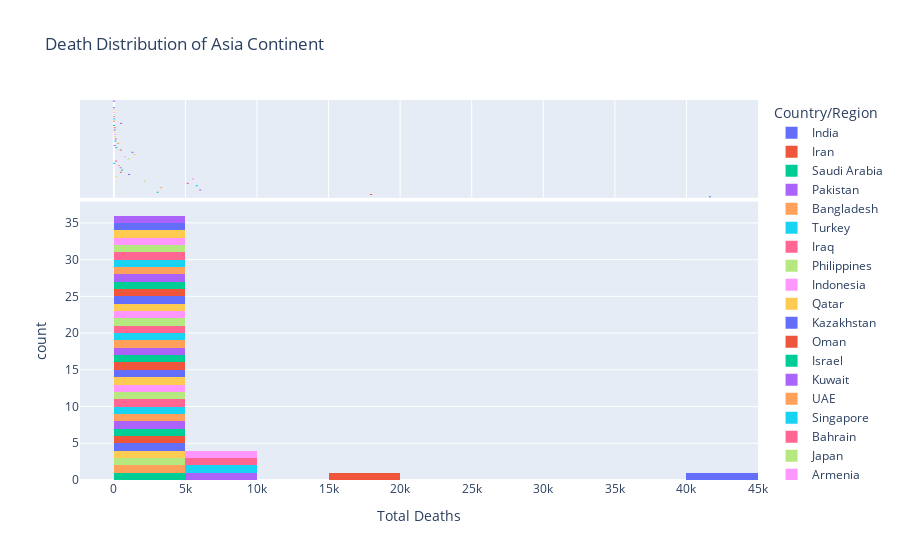

Notebook code cell kept with this figure:
### Markdown cell above
## Histogram for deaths across all the Asian Countries

### Code cell
# bins represent the number of bars to make
# Can define x label, color, title
# marginal creates another plot (violin, box, rug)

fig = px.histogram(worldometer_asia,x = 'TotalDeaths', nbins=20, 
                   labels={'value':'Total Deaths'},title='Death Distribution of Asia Continent', 
                   marginal='violin',
                   color='Country/Region')

fig.update_layout(
    xaxis_title_text='Total Deaths', showlegend=True
)

### Figure 1 — Plotly figure (JSON) as saved in the notebook; plotly's stock layout.template omitted (floating-point values rounded to 4 significant figures)
{"data": [{"alignmentgroup": "True", "bingroup": "x", "hovertemplate": "Country/Region=India<br>TotalDeaths=%{x}<br>count=%{y}<extra></extra>", "legendgroup": "India", "marker": {"color": "#636efa", "pattern": {"shape": ""}}, "name": "India", "nbinsx": 20, "offsetgroup": "India", "orientation": "v", "showlegend": true, "type": "histogram", "x": [41638], "xaxis": "x", "yaxis": "y"}, {"alignmentgroup": "True", "hovertemplate": "Country/Region=India<br>TotalDeaths=%{x}<extra></extra>", "legendgroup": "India", "marker": {"color": "#636efa"}, "name": "India", "offsetgroup": "India", "scalegroup": "x", "showlegend": false, "type": "violin", "x": [41638], "xaxis": "x2", "yaxis": "y2"}, {"alignmentgroup": "True", "bingroup": "x", "hovertemplate": "Country/Region=Iran<br>TotalDeaths=%{x}<br>count=%{y}<extra></extra>", "legendgroup": "Iran", "marker": {"color": "#EF553B", "pattern": {"shape": ""}}, "name": "Iran", "nbinsx": 20, "offsetgroup": "Iran", "orientation": "v", "showlegend": true, "type": "histogram", "x": [17976], "xaxis": "x", "yaxis": "y"}, {"alignmentgroup": "True", "hovertemplate": "Country/Region=Iran<br>TotalDeaths=%{x}<extra></extra>", "legendgroup": "Iran", "marker": {"color": "#EF553B"}, "name": "Iran", "offsetgroup": "Iran", "scalegroup": "x", "showlegend": false, "type": "violin", "x": [17976], "xaxis": "x2", "yaxis": "y2"}, {"alignmentgroup": "True", "bingroup": "x", "hovertemplate": "Country/Region=Saudi Arabia<br>TotalDeaths=%{x}<br>count=%{y}<extra></extra>", "legendgroup": "Saudi Arabia", "marker": {"color": "#00cc96", "pattern": {"shape": ""}}, "name": "Saudi Arabia", "nbinsx": 20, "offsetgroup": "Saudi Arabia", "orientation": "v", "showlegend": true, "type": "histogram", "x": [3055], "xaxis": "x", "yaxis": "y"}, {"alignmentgroup": "True", "hovertemplate": "Country/Region=Saudi Arabia<br>TotalDeaths=%{x}<extra></extra>", "legendgroup": "Saudi Arabia", "marker": {"color": "#00cc96"}, "name": "Saudi Arabia", "offsetgroup": "Saudi Arabia", "scalegroup": "x", "showlegend": false, "type": "violin", "x": [3055], "xaxis": "x2", "yaxis": "y2"}, {"alignmentgroup": "True", "bingroup": "x", "hovertemplate": "Country/Region=Pakistan<br>TotalDeaths=%{x}<br>count=%{y}<extra></extra>", "legendgroup": "Pakistan", "marker": {"color": "#ab63fa", "pattern": {"shape": ""}}, "name": "Pakistan", "nbinsx": 20, "offsetgroup": "Pakistan", "orientation": "v", "showlegend": true, "type": "histogram", "x": [6035], "xaxis": "x", "yaxis": "y"}, {"alignmentgroup": "True", "hovertemplate": "Country/Region=Pakistan<br>TotalDeaths=%{x}<extra></extra>", "legendgroup": "Pakistan", "marker": {"color": "#ab63fa"}, "name": "Pakistan", "offsetgroup": "Pakistan", "scalegroup": "x", "showlegend": false, "type": "violin", "x": [6035], "xaxis": "x2", "yaxis": "y2"}, {"alignmentgroup": "True", "bingroup": "x", "hovertemplate": "Country/Region=Bangladesh<br>TotalDeaths=%{x}<br>count=%{y}<extra></extra>", "legendgroup": "Bangladesh", "marker": {"color": "#FFA15A", "pattern": {"shape": ""}}, "name": "Bangladesh", "nbinsx": 20, "offsetgroup": "Bangladesh", "orientation": "v", "showlegend": true, "type": "histogram", "x": [3306], "xaxis": "x", "yaxis": "y"}, {"alignmentgroup": "True", "hovertemplate": "Country/Region=Bangladesh<br>TotalDeaths=%{x}<extra></extra>", "legendgroup": "Bangladesh", "marker": {"color": "#FFA15A"}, "name": "Bangladesh", "offsetgroup": "Bangladesh", "scalegroup": "x", "showlegend": false, "type": "violin", "x": [3306], "xaxis": "x2", "yaxis": "y2"}, {"alignmentgroup": "True", "bingroup": "x", "hovertemplate": "Country/Region=Turkey<br>TotalDeaths=%{x}<br>count=%{y}<extra></extra>", "legendgroup": "Turkey", "marker": {"color": "#19d3f3", "pattern": {"shape": ""}}, "name": "Turkey", "nbinsx": 20, "offsetgroup": "Turkey", "orientation": "v", "showlegend": true, "type": "histogram", "x": [5798], "xaxis": "x", "yaxis": "y"}, {"alignmentgroup": "True", "hovertemplate": "Country/Region=Turkey<br>TotalDeaths=%{x}<extra></extra>", "legendgroup": "Turkey", "marker": {"color": "#19d3f3"}, "name": "Turkey", "offsetgroup": "Turkey", "scalegroup": "x", "showlegend": false, "type": "violin", "x": [5798], "xaxis": "x2", "yaxis": "y2"}, {"alignmentgroup": "True", "bingroup": "x", "hovertemplate": "Country/Region=Iraq<br>TotalDeaths=%{x}<br>count=%{y}<extra></extra>", "legendgroup": "Iraq", "marker": {"color": "#FF6692", "pattern": {"shape": ""}}, "name": "Iraq", "nbinsx": 20, "offsetgroup": "Iraq", "orientation": "v", "showlegend": true, "type": "histogram", "x": [5161], "xaxis": "x", "yaxis": "y"}, {"alignmentgroup": "True", "hovertemplate": "Country/Region=Iraq<br>TotalDeaths=%{x}<extra></extra>", "legendgroup": "Iraq", "marker": {"color": "#FF6692"}, "name": "Iraq", "offsetgroup": "Iraq", "scalegroup": "x", "showlegend": false, "type": "violin", "x": [5161], "xaxis": "x2", "yaxis": "y2"}, {"alignmentgroup": "True", "bingroup": "x", "hovertemplate": "Country/Region=Philippines<br>TotalDeaths=%{x}<br>count=%{y}<extra></extra>", "legendgroup": "Philippines", "marker": {"color": "#B6E880", "pattern": {"shape": ""}}, "name": "Philippines", "nbinsx": 20, "offsetgroup": "Philippines", "orientation": "v", "showlegend": true, "type": "histogram", "x": [2150], "xaxis": "x", "yaxis": "y"}, {"alignmentgroup": "True", "hovertemplate": "Country/Region=Philippines<br>TotalDeaths=%{x}<extra></extra>", "legendgroup": "Philippines", "marker": {"color": "#B6E880"}, "name": "Philippines", "offsetgroup": "Philippines", "scalegroup": "x", "showlegend": false, "type": "violin", "x": [2150], "xaxis": "x2", "yaxis": "y2"}, {"alignmentgroup": "True", "bingroup": "x", "hovertemplate": "Country/Region=Indonesia<br>TotalDeaths=%{x}<br>count=%{y}<extra></extra>", "legendgroup": "Indonesia", "marker": {"color": "#FF97FF", "pattern": {"shape": ""}}, "name": "Indonesia", "nbinsx": 20, "offsetgroup": "Indonesia", "orientation": "v", "showlegend": true, "type": "histogram", "x": [5521], "xaxis": "x", "yaxis": "y"}, {"alignmentgroup": "True", "hovertemplate": "Country/Region=Indonesia<br>TotalDeaths=%{x}<extra></extra>", "legendgroup": "Indonesia", "marker": {"color": "#FF97FF"}, "name": "Indonesia", "offsetgroup": "Indonesia", "scalegroup": "x", "showlegend": false, "type": "violin", "x": [5521], "xaxis": "x2", "yaxis": "y2"}, {"alignmentgroup": "True", "bingroup": "x", "hovertemplate": "Country/Region=Qatar<br>TotalDeaths=%{x}<br>count=%{y}<extra></extra>", "legendgroup": "Qatar", "marker": {"color": "#FECB52", "pattern": {"shape": ""}}, "name": "Qatar", "nbinsx": 20, "offsetgroup": "Qatar", "orientation": "v", "showlegend": true, "type": "histogram", "x": [178], "xaxis": "x", "yaxis": "y"}, {"alignmentgroup": "True", "hovertemplate": "Country/Region=Qatar<br>TotalDeaths=%{x}<extra></extra>", "legendgroup": "Qatar", "marker": {"color": "#FECB52"}, "name": "Qatar", "offsetgroup": "Qatar", "scalegroup": "x", "showlegend": false, "type": "violin", "x": [178], "xaxis": "x2", "yaxis": "y2"}, {"alignmentgroup": "True", "bingroup": "x", "hovertemplate": "Country/Region=Kazakhstan<br>TotalDeaths=%{x}<br>count=%{y}<extra></extra>", "legendgroup": "Kazakhstan", "marker": {"color": "#636efa", "pattern": {"shape": ""}}, "name": "Kazakhstan", "nbinsx": 20, "offsetgroup": "Kazakhstan", "orientation": "v", "showlegend": true, "type": "histogram", "x": [1058], "xaxis": "x", "yaxis": "y"}, {"alignmentgroup": "True", "hovertemplate": "Country/Region=Kazakhstan<br>TotalDeaths=%{x}<extra></extra>", "legendgroup": "Kazakhstan", "marker": {"color": "#636efa"}, "name": "Kazakhstan", "offsetgroup": "Kazakhstan", "scalegroup": "x", "showlegend": false, "type": "violin", "x": [1058], "xaxis": "x2", "yaxis": "y2"}, {"alignmentgroup": "True", "bingroup": "x", "hovertemplate": "Country/Region=Oman<br>TotalDeaths=%{x}<br>count=%{y}<extra></extra>", "legendgroup": "Oman", "marker": {"color": "#EF553B", "pattern": {"shape": ""}}, "name": "Oman", "nbinsx": 20, "offsetgroup": "Oman", "orientation": "v", "showlegend": true, "type": "histogram", "x": [492], "xaxis": "x", "yaxis": "y"}, {"alignmentgroup": "True", "hovertemplate": "Country/Region=Oman<br>TotalDeaths=%{x}<extra></extra>", "legendgroup": "Oman", "marker": {"color": "#EF553B"}, "name": "Oman", "offsetgroup": "Oman", "scalegroup": "x", "showlegend": false, "type": "violin", "x": [492], "xaxis": "x2", "yaxis": "y2"}, {"alignmentgroup": "True", "bingroup": "x", "hovertemplate": "Country/Region=Israel<br>TotalDeaths=%{x}<br>count=%{y}<extra></extra>", "legendgroup": "Israel", "marker": {"color": "#00cc96", "pattern": {"shape": ""}}, "name": "Israel", "nbinsx": 20, "offsetgroup": "Israel", "orientation": "v", "showlegend": true, "type": "histogram", "x": [576], "xaxis": "x", "yaxis": "y"}, {"alignmentgroup": "True", "hovertemplate": "Country/Region=Israel<br>TotalDeaths=%{x}<extra></extra>", "legendgroup": "Israel", "marker": {"color": "#00cc96"}, "name": "Israel", "offsetgroup": "Israel", "scalegroup": "x", "showlegend": false, "type": "violin", "x": [576], "xaxis": "x2", "yaxis": "y2"}, {"alignmentgroup": "True", "bingroup": "x", "hovertemplate": "Country/Region=Kuwait<br>TotalDeaths=%{x}<br>count=%{y}<extra></extra>", "legendgroup": "Kuwait", "marker": {"color": "#ab63fa", "pattern": {"shape": ""}}, "name": "Kuwait", "nbinsx": 20, "offsetgroup": "Kuwait", "orientation": "v", "showlegend": true, "type": "histogram", "x": [469], "xaxis": "x", "yaxis": "y"}, {"alignmentgroup": "True", "hovertemplate": "Country/Region=Kuwait<br>TotalDeaths=%{x}<extra></extra>", "legendgroup": "Kuwait", "marker": {"color": "#ab63fa"}, "name": "Kuwait", "offsetgroup": "Kuwait", "scalegroup": "x", "showlegend": false, "type": "violin", "x": [469], "xaxis": "x2", "yaxis": "y2"}, {"alignmentgroup": "True", "bingroup": "x", "hovertemplate": "Country/Region=UAE<br>TotalDeaths=%{x}<br>count=%{y}<extra></extra>", "legendgroup": "UAE", "marker": {"color": "#FFA15A", "pattern": {"shape": ""}}, "name": "UAE", "nbinsx": 20, "offsetgroup": "UAE", "orientation": "v", "showlegend": true, "type": "histogram", "x": [354], "xaxis": "x", "yaxis": "y"}, {"alignmentgroup": "True", "hovertemplate": "Country/Region=UAE<br>TotalDeaths=%{x}<extra></extra>", "legendgroup": "UAE", "marker": {"color": "#FFA15A"}, "name": "UAE", "offsetgroup": "UAE", "scalegroup": "x", "showlegend": false, "type": "violin", "x": [354], "xaxis": "x2", "yaxis": "y2"}, {"alignmentgroup": "True", "bingroup": "x", "hovertemplate": "Country/Region=Singapore<br>TotalDeaths=%{x}<br>count=%{y}<extra></extra>", "legendgroup": "Singapore", "marker": {"color": "#19d3f3", "pattern": {"shape": ""}}, "name": "Singapore", "nbinsx": 20, "offsetgroup": "Singapore", "orientation": "v", "showlegend": true, "type": "histogram", "x": [27], "xaxis": "x", "yaxis": "y"}, {"alignmentgroup": "True", "hovertemplate": "Country/Region=Singapore<br>TotalDeaths=%{x}<extra></extra>", "legendgroup": "Singapore", "marker": {"color": "#19d3f3"}, "name": "Singapore", "offsetgroup": "Singapore", "scalegroup": "x", "showlegend": false, "type": "violin", "x": [27], "xaxis": "x2", "yaxis": "y2"}, {"alignmentgroup": "True", "bingroup": "x", "hovertemplate": "Country/Region=Bahrain<br>TotalDeaths=%{x}<br>count=%{y}<extra></extra>", "legendgroup": "Bahrain", "marker": {"color": "#FF6692", "pattern": {"shape": ""}}, "name": "Bahrain", "nbinsx": 20, "offsetgroup": "Bahrain", "orientation": "v", "showlegend": true, "type": "histogram", "x": [156], "xaxis": "x", "yaxis": "y"}, {"alignmentgroup": "True", "hovertemplate": "Country/Region=Bahrain<br>TotalDeaths=%{x}<extra></extra>", "legendgroup": "Bahrain", "marker": {"color": "#FF6692"}, "name": "Bahrain", "offsetgroup": "Bahrain", "scalegroup": "x", "showlegend": false, "type": "violin", "x": [156], "xaxis": "x2", "yaxis": "y2"}, {"alignmentgroup": "True", "bingroup": "x", "hovertemplate": "Country/Region=Japan<br>TotalDeaths=%{x}<br>count=%{y}<extra></extra>", "legendgroup": "Japan", "marker": {"color": "#B6E880", "pattern": {"shape": ""}}, "name": "Japan", "nbinsx": 20, "offsetgroup": "Japan", "orientation": "v", "showlegend": true, "type": "histogram", "x": [1026], "xaxis": "x", "yaxis": "y"}, {"alignmentgroup": "True", "hovertemplate": "Country/Region=Japan<br>TotalDeaths=%{x}<extra></extra>", "legendgroup": "Japan", "marker": {"color": "#B6E880"}, "name": "Japan", "offsetgroup": "Japan", "scalegroup": "x", "showlegend": false, "type": "violin", "x": [1026], "xaxis": "x2", "yaxis": "y2"}, {"alignmentgroup": "True", "bingroup": "x", "hovertemplate": "Country/Region=Armenia<br>TotalDeaths=%{x}<br>count=%{y}<extra></extra>", "legendgroup": "Armenia", "marker": {"color": "#FF97FF", "pattern": {"shape": ""}}, "name": "Armenia", "nbinsx": 20, "offsetgroup": "Armenia", "orientation": "v", "showlegend": true, "type": "histogram", "x": [772], "xaxis": "x", "yaxis": "y"}, {"alignmentgroup": "True", "hovertemplate": "Country/Region=Armenia<br>TotalDeaths=%{x}<extra></extra>", "legendgroup": "Armenia", "marker": {"color": "#FF97FF"}, "name": "Armenia", "offsetgroup": "Armenia", "scalegroup": "x", "showlegend": false, "type": "violin", "x": [772], "xaxis": "x2", "yaxis": "y2"}, {"alignmentgroup": "True", "bingroup": "x", "hovertemplate": "Country/Region=Kyrgyzstan<br>TotalDeaths=%{x}<br>count=%{y}<extra></extra>", "legendgroup": "Kyrgyzstan", "marker": {"color": "#FECB52", "pattern": {"shape": ""}}, "name": "Kyrgyzstan", "nbinsx": 20, "offsetgroup": "Kyrgyzstan", "orientation": "v", "showlegend": true, "type": "histogram", "x": [1447], "xaxis": "x", "yaxis": "y"}, {"alignmentgroup": "True", "hovertemplate": "Country/Region=Kyrgyzstan<br>TotalDeaths=%{x}<extra></extra>", "legendgroup": "Kyrgyzstan", "marker": {"color": "#FECB52"}, "name": "Kyrgyzstan", "offsetgroup": "Kyrgyzstan", "scalegroup": "x", "showlegend": false, "type": "violin", "x": [1447], "xaxis": "x2", "yaxis": "y2"}, {"alignmentgroup": "True", "bingroup": "x", "hovertemplate": "Country/Region=Afghanistan<br>TotalDeaths=%{x}<br>count=%{y}<extra></extra>", "legendgroup": "Afghanistan", "marker": {"color": "#636efa", "pattern": {"shape": ""}}, "name": "Afghanistan", "nbinsx": 20, "offsetgroup": "Afghanistan", "orientation": "v", "showlegend": true, "type": "histogram", "x": [1298], "xaxis": "x", "yaxis": "y"}, {"alignmentgroup": "True", "hovertemplate": "Country/Region=Afghanistan<br>TotalDeaths=%{x}<extra></extra>", "legendgroup": "Afghanistan", "marker": {"color": "#636efa"}, "name": "Afghanistan", "offsetgroup": "Afghanistan", "scalegroup": "x", "showlegend": false, "type": "violin", "x": [1298], "xaxis": "x2", "yaxis": "y2"}, {"alignmentgroup": "True", "bingroup": "x", "hovertemplate": "Country/Region=Azerbaijan<br>TotalDeaths=%{x}<br>count=%{y}<extra></extra>", "legendgroup": "Azerbaijan", "marker": {"color": "#EF553B", "pattern": {"shape": ""}}, "name": "Azerbaijan", "nbinsx": 20, "offsetgroup": "Azerbaijan", "orientation": "v", "showlegend": true, "type": "histogram", "x": [479], "xaxis": "x", "yaxis": "y"}, {"alignmentgroup": "True", "hovertemplate": "Country/Region=Azerbaijan<br>TotalDeaths=%{x}<extra></extra>", "legendgroup": "Azerbaijan", "marker": {"color": "#EF553B"}, "name": "Azerbaijan", "offsetgroup": "Azerbaijan", "scalegroup": "x", "showlegend": false, "type": "violin", "x": [479], "xaxis": "x2", "yaxis": "y2"}, {"alignmentgroup": "True", "bingroup": "x", "hovertemplate": "Country/Region=Uzbekistan<br>TotalDeaths=%{x}<br>count=%{y}<extra></extra>", "legendgroup": "Uzbekistan", "marker": {"color": "#00cc96", "pattern": {"shape": ""}}, "name": "Uzbekistan", "nbinsx": 20, "offsetgroup": "Uzbekistan", "orientation": "v", "showlegend": true, "type": "histogram", "x": [175], "xaxis": "x", "yaxis": "y"}, {"alignmentgroup": "True", "hovertemplate": "Country/Region=Uzbekistan<br>TotalDeaths=%{x}<extra></extra>", "legendgroup": "Uzbekistan", "marker": {"color": "#00cc96"}, "name": "Uzbekistan", "offsetgroup": "Uzbekistan", "scalegroup": "x", "showlegend": false, "type": "violin", "x": [175], "xaxis": "x2", "yaxis": "y2"}, {"alignmentgroup": "True", "bingroup": "x", "hovertemplate": "Country/Region=Nepal<br>TotalDeaths=%{x}<br>count=%{y}<extra></extra>", "legendgroup": "Nepal", "marker": {"color": "#ab63fa", "pattern": {"shape": ""}}, "name": "Nepal", "nbinsx": 20, "offsetgroup": "Nepal", "orientation": "v", "showlegend": true, "type": "histogram", "x": [65], "xaxis": "x", "yaxis": "y"}, {"alignmentgroup": "True", "hovertemplate": "Country/Region=Nepal<br>TotalDeaths=%{x}<extra></extra>", "legendgroup": "Nepal", "marker": {"color": "#ab63fa"}, "name": "Nepal", "offsetgroup": "Nepal", "scalegroup": "x", "showlegend": false, "type": "violin", "x": [65], "xaxis": "x2", "yaxis": "y2"}, {"alignmentgroup": "True", "bingroup": "x", "hovertemplate": "Country/Region=S. Korea<br>TotalDeaths=%{x}<br>count=%{y}<extra></extra>", "legendgroup": "S. Korea", "marker": {"color": "#FFA15A", "pattern": {"shape": ""}}, "name": "S. Korea", "nbinsx": 20, "offsetgroup": "S. Korea", "orientation": "v", "showlegend": true, "type": "histogram", "x": [303], "xaxis": "x", "yaxis": "y"}, {"alignmentgroup": "True", "hovertemplate": "Country/Region=S. Korea<br>TotalDeaths=%{x}<extra></extra>", "legendgroup": "S. Korea", "marker": {"color": "#FFA15A"}, "name": "S. Korea", "offsetgroup": "S. Korea", "scalegroup": "x", "showlegend": false, "type": "violin", "x": [303], "xaxis": "x2", "yaxis": "y2"}, {"alignmentgroup": "True", "bingroup": "x", "hovertemplate": "Country/Region=Palestine<br>TotalDeaths=%{x}<br>count=%{y}<extra></extra>", "legendgroup": "Palestine", "marker": {"color": "#19d3f3", "pattern": {"shape": ""}}, "name": "Palestine", "nbinsx": 20, "offsetgroup": "Palestine", "orientation": "v", "showlegend": true, "type": "histogram", "x": [92], "xaxis": "x", "yaxis": "y"}, {"alignmentgroup": "True", "hovertemplate": "Country/Region=Palestine<br>TotalDeaths=%{x}<extra></extra>", "legendgroup": "Palestine", "marker": {"color": "#19d3f3"}, "name": "Palestine", "offsetgroup": "Palestine", "scalegroup": "x", "showlegend": false, "type": "violin", "x": [92], "xaxis": "x2", "yaxis": "y2"}, {"alignmentgroup": "True", "bingroup": "x", "hovertemplate": "Country/Region=Malaysia<br>TotalDeaths=%{x}<br>count=%{y}<extra></extra>", "legendgroup": "Malaysia", "marker": {"color": "#FF6692", "pattern": {"shape": ""}}, "name": "Malaysia", "nbinsx": 20, "offsetgroup": "Malaysia", "orientation": "v", "showlegend": true, "type": "histogram", "x": [125], "xaxis": "x", "yaxis": "y"}, {"alignmentgroup": "True", "hovertemplate": "Country/Region=Malaysia<br>TotalDeaths=%{x}<extra></extra>", "legendgroup": "Malaysia", "marker": {"color": "#FF6692"}, "name": "Malaysia", "offsetgroup": "Malaysia", "scalegroup": "x", "showlegend": false, "type": "violin", "x": [125], "xaxis": "x2", "yaxis": "y2"}, {"alignmentgroup": "True", "bingroup": "x", "hovertemplate": "Country/Region=Tajikistan<br>TotalDeaths=%{x}<br>count=%{y}<extra></extra>", "legendgroup": "Tajikistan", "marker": {"color": "#B6E880", "pattern": {"shape": ""}}, "name": "Tajikistan", "nbinsx": 20, "offsetgroup": "Tajikistan", "orientation": "v", "showlegend": true, "type": "histogram", "x": [62], "xaxis": "x", "yaxis": "y"}, {"alignmentgroup": "True", "hovertemplate": "Country/Region=Tajikistan<br>TotalDeaths=%{x}<extra></extra>", "legendgroup": "Tajikistan", "marker": {"color": "#B6E880"}, "name": "Tajikistan", "offsetgroup": "Tajikistan", "scalegroup": "x", "showlegend": false, "type": "violin", "x": [62], "xaxis": "x2", "yaxis": "y2"}, {"alignmentgroup": "True", "bingroup": "x", "hovertemplate": "Country/Region=Lebanon<br>TotalDeaths=%{x}<br>count=%{y}<extra></extra>", "legendgroup": "Lebanon", "marker": {"color": "#FF97FF", "pattern": {"shape": ""}}, "name": "Lebanon", "nbinsx": 20, "offsetgroup": "Lebanon", "orientation": "v", "showlegend": true, "type": "histogram", "x": [70], "xaxis": "x", "yaxis": "y"}, {"alignmentgroup": "True", "hovertemplate": "Country/Region=Lebanon<br>TotalDeaths=%{x}<extra></extra>", "legendgroup": "Lebanon", "marker": {"color": "#FF97FF"}, "name": "Lebanon", "offsetgroup": "Lebanon", "scalegroup": "x", "showlegend": false, "type": "violin", "x": [70], "xaxis": "x2", "yaxis": "y2"}, {"alignmentgroup": "True", "bingroup": "x", "hovertemplate": "Country/Region=Maldives<br>TotalDeaths=%{x}<br>count=%{y}<extra></extra>", "legendgroup": "Maldives", "marker": {"color": "#FECB52", "pattern": {"shape": ""}}, "name": "Maldives", "nbinsx": 20, "offsetgroup": "Maldives", "orientation": "v", "showlegend": true, "type": "histogram", "x": [19], "xaxis": "x", "yaxis": "y"}, {"alignmentgroup": "True", "hovertemplate": "Country/Region=Maldives<br>TotalDeaths=%{x}<extra></extra>", "legendgroup": "Maldives", "marker": {"color": "#FECB52"}, "name": "Maldives", "offsetgroup": "Maldives", "scalegroup": "x", "showlegend": false, "type": "violin", "x": [19], "xaxis": "x2", "yaxis": "y2"}, {"alignmentgroup": "True", "bingroup": "x", "hovertemplate": "Country/Region=Hong Kong<br>TotalDeaths=%{x}<br>count=%{y}<extra></extra>", "legendgroup": "Hong Kong", "marker": {"color": "#636efa", "pattern": {"shape": ""}}, "name": "Hong Kong", "nbinsx": 20, "offsetgroup": "Hong Kong", "orientation": "v", "showlegend": true, "type": "histogram", "x": [46], "xaxis": "x", "yaxis": "y"}, {"alignmentgroup": "True", "hovertemplate": "Country/Region=Hong Kong<br>TotalDeaths=%{x}<extra></extra>", "legendgroup": "Hong Kong", "marker": {"color": "#636efa"}, "name": "Hong Kong", "offsetgroup": "Hong Kong", "scalegroup": "x", "showlegend": false, "type": "violin", "x": [46], "xaxis": "x2", "yaxis": "y2"}, {"alignmentgroup": "True", "bingroup": "x", "hovertemplate": "Country/Region=Thailand<br>TotalDeaths=%{x}<br>count=%{y}<extra></extra>", "legendgroup": "Thailand", "marker": {"color": "#EF553B", "pattern": {"shape": ""}}, "name": "Thailand", "nbinsx": 20, "offsetgroup": "Thailand", "orientation": "v", "showlegend": true, "type": "histogram", "x": [58], "xaxis": "x", "yaxis": "y"}, {"alignmentgroup": "True", "hovertemplate": "Country/Region=Thailand<br>TotalDeaths=%{x}<extra></extra>", "legendgroup": "Thailand", "marker": {"color": "#EF553B"}, "name": "Thailand", "offsetgroup": "Thailand", "scalegroup": "x", "showlegend": false, "type": "violin", "x": [58], "xaxis": "x2", "yaxis": "y2"}, {"alignmentgroup": "True", "bingroup": "x", "hovertemplate": "Country/Region=Sri Lanka<br>TotalDeaths=%{x}<br>count=%{y}<extra></extra>", "legendgroup": "Sri Lanka", "marker": {"color": "#00cc96", "pattern": {"shape": ""}}, "name": "Sri Lanka", "nbinsx": 20, "offsetgroup": "Sri Lanka", "orientation": "v", "showlegend": true, "type": "histogram", "x": [11], "xaxis": "x", "yaxis": "y"}, {"alignmentgroup": "True", "hovertemplate": "Country/Region=Sri Lanka<br>TotalDeaths=%{x}<extra></extra>", "legendgroup": "Sri Lanka", "marker": {"color": "#00cc96"}, "name": "Sri Lanka", "offsetgroup": "Sri Lanka", "scalegroup": "x", "showlegend": false, "type": "violin", "x": [11], "xaxis": "x2", "yaxis": "y2"}, {"alignmentgroup": "True", "bingroup": "x", "hovertemplate": "Country/Region=Yemen<br>TotalDeaths=%{x}<br>count=%{y}<extra></extra>", "legendgroup": "Yemen", "marker": {"color": "#ab63fa", "pattern": {"shape": ""}}, "name": "Yemen", "nbinsx": 20, "offsetgroup": "Yemen", "orientation": "v", "showlegend": true, "type": "histogram", "x": [508], "xaxis": "x", "yaxis": "y"}, {"alignmentgroup": "True", "hovertemplate": "Country/Region=Yemen<br>TotalDeaths=%{x}<extra></extra>", "legendgroup": "Yemen", "marker": {"color": "#ab63fa"}, "name": "Yemen", "offsetgroup": "Yemen", "scalegroup": "x", "showlegend": false, "type": "violin", "x": [508], "xaxis": "x2", "yaxis": "y2"}, {"alignmentgroup": "True", "bingroup": "x", "hovertemplate": "Country/Region=Jordan<br>TotalDeaths=%{x}<br>count=%{y}<extra></extra>", "legendgroup": "Jordan", "marker": {"color": "#FFA15A", "pattern": {"shape": ""}}, "name": "Jordan", "nbinsx": 20, "offsetgroup": "Jordan", "orientation": "v", "showlegend": true, "type": "histogram", "x": [11], "xaxis": "x", "yaxis": "y"}, {"alignmentgroup": "True", "hovertemplate": "Country/Region=Jordan<br>TotalDeaths=%{x}<extra></extra>", "legendgroup": "Jordan", "marker": {"color": "#FFA15A"}, "name": "Jordan", "offsetgroup": "Jordan", "scalegroup": "x", "showlegend": false, "type": "violin", "x": [11], "xaxis": "x2", "yaxis": "y2"}, {"alignmentgroup": "True", "bingroup": "x", "hovertemplate": "Country/Region=Cyprus<br>TotalDeaths=%{x}<br>count=%{y}<extra></extra>", "legendgroup": "Cyprus", "marker": {"color": "#19d3f3", "pattern": {"shape": ""}}, "name": "Cyprus", "nbinsx": 20, "offsetgroup": "Cyprus", "orientation": "v", "showlegend": true, "type": "histogram", "x": [19], "xaxis": "x", "yaxis": "y"}, {"alignmentgroup": "True", "hovertemplate": "Country/Region=Cyprus<br>TotalDeaths=%{x}<extra></extra>", "legendgroup": "Cyprus", "marker": {"color": "#19d3f3"}, "name": "Cyprus", "offsetgroup": "Cyprus", "scalegroup": "x", "showlegend": false, "type": "violin", "x": [19], "xaxis": "x2", "yaxis": "y2"}, {"alignmentgroup": "True", "bingroup": "x", "hovertemplate": "Country/Region=Georgia<br>TotalDeaths=%{x}<br>count=%{y}<extra></extra>", "legendgroup": "Georgia", "marker": {"color": "#FF6692", "pattern": {"shape": ""}}, "name": "Georgia", "nbinsx": 20, "offsetgroup": "Georgia", "orientation": "v", "showlegend": true, "type": "histogram", "x": [17], "xaxis": "x", "yaxis": "y"}, {"alignmentgroup": "True", "hovertemplate": "Country/Region=Georgia<br>TotalDeaths=%{x}<extra></extra>", "legendgroup": "Georgia", "marker": {"color": "#FF6692"}, "name": "Georgia", "offsetgroup": "Georgia", "scalegroup": "x", "showlegend": false, "type": "violin", "x": [17], "xaxis": "x2", "yaxis": "y2"}, {"alignmentgroup": "True", "bingroup": "x", "hovertemplate": "Country/Region=Syria<br>TotalDeaths=%{x}<br>count=%{y}<extra></extra>", "legendgroup": "Syria", "marker": {"color": "#B6E880", "pattern": {"shape": ""}}, "name": "Syria", "nbinsx": 20, "offsetgroup": "Syria", "orientation": "v", "showlegend": true, "type": "histogram", "x": [48], "xaxis": "x", "yaxis": "y"}, {"alignmentgroup": "True", "hovertemplate": "Country/Region=Syria<br>TotalDeaths=%{x}<extra></extra>", "legendgroup": "Syria", "marker": {"color": "#B6E880"}, "name": "Syria", "offsetgroup": "Syria", "scalegroup": "x", "showlegend": false, "type": "violin", "x": [48], "xaxis": "x2", "yaxis": "y2"}, {"alignmentgroup": "True", "bingroup": "x", "hovertemplate": "Country/Region=Vietnam<br>TotalDeaths=%{x}<br>count=%{y}<extra></extra>", "legendgroup": "Vietnam", "marker": {"color": "#FF97FF", "pattern": {"shape": ""}}, "name": "Vietnam", "nbinsx": 20, "offsetgroup": "Vietnam", "orientation": "v", "showlegend": true, "type": "histogram", "x": [10], "xaxis": "x", "yaxis": "y"}, {"alignmentgroup": "True", "hovertemplate": "Country/Region=Vietnam<br>TotalDeaths=%{x}<extra></extra>", "legendgroup": "Vietnam", "marker": {"color": "#FF97FF"}, "name": "Vietnam", "offsetgroup": "Vietnam", "scalegroup": "x", "showlegend": false, "type": "violin", "x": [10], "xaxis": "x2", "yaxis": "y2"}, {"alignmentgroup": "True", "bingroup": "x", "hovertemplate": "Country/Region=Taiwan<br>TotalDeaths=%{x}<br>count=%{y}<extra></extra>", "legendgroup": "Taiwan", "marker": {"color": "#FECB52", "pattern": {"shape": ""}}, "name": "Taiwan", "nbinsx": 20, "offsetgroup": "Taiwan", "orientation": "v", "showlegend": true, "type": "histogram", "x": [7], "xaxis": "x", "yaxis": "y"}, {"alignmentgroup": "True", "hovertemplate": "Country/Region=Taiwan<br>TotalDeaths=%{x}<extra></extra>", "legendgroup": "Taiwan", "marker": {"color": "#FECB52"}, "name": "Taiwan", "offsetgroup": "Taiwan", "scalegroup": "x", "showlegend": false, "type": "violin", "x": [7], "xaxis": "x2", "yaxis": "y2"}, {"alignmentgroup": "True", "bingroup": "x", "hovertemplate": "Country/Region=Myanmar<br>TotalDeaths=%{x}<br>count=%{y}<extra></extra>", "legendgroup": "Myanmar", "marker": {"color": "#636efa", "pattern": {"shape": ""}}, "name": "Myanmar", "nbinsx": 20, "offsetgroup": "Myanmar", "orientation": "v", "showlegend": true, "type": "histogram", "x": [6], "xaxis": "x", "yaxis": "y"}, {"alignmentgroup": "True", "hovertemplate": "Country/Region=Myanmar<br>TotalDeaths=%{x}<extra></extra>", "legendgroup": "Myanmar", "marker": {"color": "#636efa"}, "name": "Myanmar", "offsetgroup": "Myanmar", "scalegroup": "x", "showlegend": false, "type": "violin", "x": [6], "xaxis": "x2", "yaxis": "y2"}, {"alignmentgroup": "True", "bingroup": "x", "hovertemplate": "Country/Region=Mongolia<br>TotalDeaths=%{x}<br>count=%{y}<extra></extra>", "legendgroup": "Mongolia", "marker": {"color": "#EF553B", "pattern": {"shape": ""}}, "name": "Mongolia", "nbinsx": 20, "offsetgroup": "Mongolia", "orientation": "v", "showlegend": true, "type": "histogram", "x": [null], "xaxis": "x", "yaxis": "y"}, {"alignmentgroup": "True", "hovertemplate": "Country/Region=Mongolia<br>TotalDeaths=%{x}<extra></extra>", "legendgroup": "Mongolia", "marker": {"color": "#EF553B"}, "name": "Mongolia", "offsetgroup": "Mongolia", "scalegroup": "x", "showlegend": false, "type": "violin", "x": [null], "xaxis": "x2", "yaxis": "y2"}, {"alignmentgroup": "True", "bingroup": "x", "hovertemplate": "Country/Region=Cambodia<br>TotalDeaths=%{x}<br>count=%{y}<extra></extra>", "legendgroup": "Cambodia", "marker": {"color": "#00cc96", "pattern": {"shape": ""}}, "name": "Cambodia", "nbinsx": 20, "offsetgroup": "Cambodia", "orientation": "v", "showlegend": true, "type": "histogram", "x": [null], "xaxis": "x", "yaxis": "y"}, {"alignmentgroup": "True", "hovertemplate": "Country/Region=Cambodia<br>TotalDeaths=%{x}<extra></extra>", "legendgroup": "Cambodia", "marker": {"color": "#00cc96"}, "name": "Cambodia", "offsetgroup": "Cambodia", "scalegroup": "x", "showlegend": false, "type": "violin", "x": [null], "xaxis": "x2", "yaxis": "y2"}, {"alignmentgroup": "True", "bingroup": "x", "hovertemplate": "Country/Region=Brunei <br>TotalDeaths=%{x}<br>count=%{y}<extra></extra>", "legendgroup": "Brunei ", "marker": {"color": "#ab63fa", "pattern": {"shape": ""}}, "name": "Brunei ", "nbinsx": 20, "offsetgroup": "Brunei ", "orientation": "v", "showlegend": true, "type": "histogram", "x": [3], "xaxis": "x", "yaxis": "y"}, {"alignmentgroup": "True", "hovertemplate": "Country/Region=Brunei <br>TotalDeaths=%{x}<extra></extra>", "legendgroup": "Brunei ", "marker": {"color": "#ab63fa"}, "name": "Brunei ", "offsetgroup": "Brunei ", "scalegroup": "x", "showlegend": false, "type": "violin", "x": [3], "xaxis": "x2", "yaxis": "y2"}, {"alignmentgroup": "True", "bingroup": "x", "hovertemplate": "Country/Region=Bhutan<br>TotalDeaths=%{x}<br>count=%{y}<extra></extra>", "legendgroup": "Bhutan", "marker": {"color": "#FFA15A", "pattern": {"shape": ""}}, "name": "Bhutan", "nbinsx": 20, "offsetgroup": "Bhutan", "orientation": "v", "showlegend": true, "type": "histogram", "x": [null], "xaxis": "x", "yaxis": "y"}, {"alignmentgroup": "True", "hovertemplate": "Country/Region=Bhutan<br>TotalDeaths=%{x}<extra></extra>", "legendgroup": "Bhutan", "marker": {"color": "#FFA15A"}, "name": "Bhutan", "offsetgroup": "Bhutan", "scalegroup": "x", "showlegend": false, "type": "violin", "x": [null], "xaxis": "x2", "yaxis": "y2"}, {"alignmentgroup": "True", "bingroup": "x", "hovertemplate": "Country/Region=Macao<br>TotalDeaths=%{x}<br>count=%{y}<extra></extra>", "legendgroup": "Macao", "marker": {"color": "#19d3f3", "pattern": {"shape": ""}}, "name": "Macao", "nbinsx": 20, "offsetgroup": "Macao", "orientation": "v", "showlegend": true, "type": "histogram", "x": [null], "xaxis": "x", "yaxis": "y"}, {"alignmentgroup": "True", "hovertemplate": "Country/Region=Macao<br>TotalDeaths=%{x}<extra></extra>", "legendgroup": "Macao", "marker": {"color": "#19d3f3"}, "name": "Macao", "offsetgroup": "Macao", "scalegroup": "x", "showlegend": false, "type": "violin", "x": [null], "xaxis": "x2", "yaxis": "y2"}, {"alignmentgroup": "True", "bingroup": "x", "hovertemplate": "Country/Region=Timor-Leste<br>TotalDeaths=%{x}<br>count=%{y}<extra></extra>", "legendgroup": "Timor-Leste", "marker": {"color": "#FF6692", "pattern": {"shape": ""}}, "name": "Timor-Leste", "nbinsx": 20, "offsetgroup": "Timor-Leste", "orientation": "v", "showlegend": true, "type": "histogram", "x": [null], "xaxis": "x", "yaxis": "y"}, {"alignmentgroup": "True", "hovertemplate": "Country/Region=Timor-Leste<br>TotalDeaths=%{x}<extra></extra>", "legendgroup": "Timor-Leste", "marker": {"color": "#FF6692"}, "name": "Timor-Leste", "offsetgroup": "Timor-Leste", "scalegroup": "x", "showlegend": false, "type": "violin", "x": [null], "xaxis": "x2", "yaxis": "y2"}, {"alignmentgroup": "True", "bingroup": "x", "hovertemplate": "Country/Region=Laos<br>TotalDeaths=%{x}<br>count=%{y}<extra></extra>", "legendgroup": "Laos", "marker": {"color": "#B6E880", "pattern": {"shape": ""}}, "name": "Laos", "nbinsx": 20, "offsetgroup": "Laos", "orientation": "v", "showlegend": true, "type": "histogram", "x": [null], "xaxis": "x", "yaxis": "y"}, {"alignmentgroup": "True", "hovertemplate": "Country/Region=Laos<br>TotalDeaths=%{x}<extra></extra>", "legendgroup": "Laos", "marker": {"color": "#B6E880"}, "name": "Laos", "offsetgroup": "Laos", "scalegroup": "x", "showlegend": false, "type": "violin", "x": [null], "xaxis": "x2", "yaxis": "y2"}], "layout": {"barmode": "relative", "legend": {"title": {"text": "Country/Region"}, "tracegroupgap": 0}, "showlegend": true, "title": {"text": "Death Distribution of Asia Continent"}, "xaxis": {"anchor": "y", "domain": [0, 1], "title": {"text": "Total Deaths"}}, "xaxis2": {"anchor": "y2", "domain": [0, 1], "matches": "x", "showgrid": true, "showticklabels": false}, "yaxis": {"anchor": "x", "domain": [0, 0.7326], "title": {"text": "count"}}, "yaxis2": {"anchor": "x2", "domain": [0.7426, 1], "matches": "y2", "showgrid": false, "showline": false, "showticklabels": false, "ticks": ""}}}
